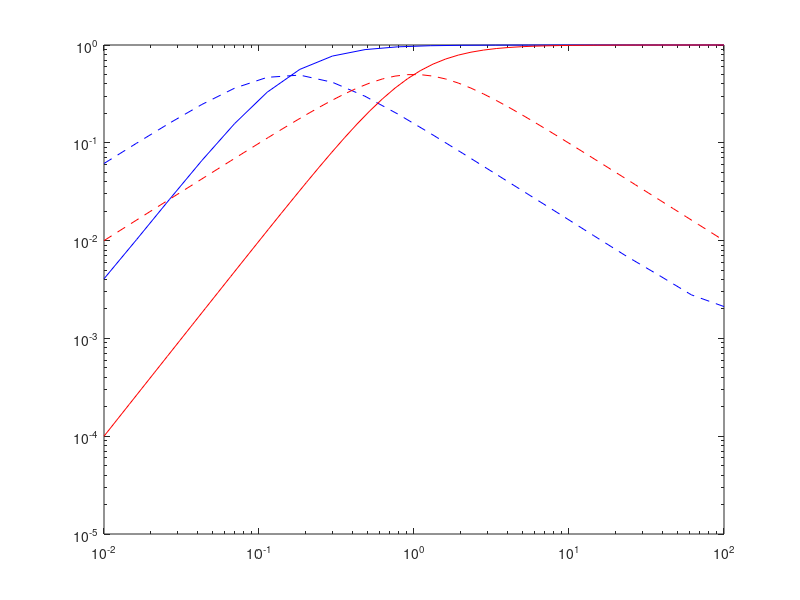

The MATLAB source for this figure:
% Generate fig 2d
% Plot storage and loss moduli for abundant spring supply
% Moduli calculated from fitting to stress from oscillating strain tests

clear;
load('./OscillationTest_StrainAmpl0.01_size100_k1_a10_nmax200.mat')

% Plot storage and loss moduli
figure(5)
loglog(StrainFreq,StorageMod,'b')
hold on
plot(StrainFreq,LossMod,'b--')

% Plot Maxwell result
x = logspace(-2,2);
plot(x,x.^2./(1+x.^2),'r')
plot(x,x./(1+x.^2),'r--')
